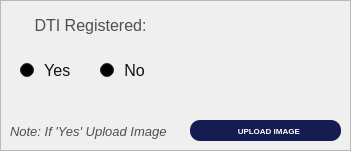
   <widget class="QFrame" name="basePopUpBodyFrame_Desc">
    <property name="geometry">
     <rect>
      <x>10</x>
      <y>170</y>
      <width>351</width>
      <height>151</height>
     </rect>
    </property>
    <property name="styleSheet">
     <string notr="true">#basePopUpBodyFrame_Desc {
	background-color: rgb(248, 248, 248);
	border: 1px solid rgb(194, 194, 194);
	border-radius: 10px;
}</string>
    </property>
    <property name="frameShape">
     <enum>QFrame::Shape::StyledPanel</enum>
    </property>
    <property name="frameShadow">
     <enum>QFrame::Shadow::Raised</enum>
    </property>
    <widget class="QLabel" name="register_labelBusinessDTI">
     <property name="geometry">
      <rect>
       <x>10</x>
       <y>10</y>
       <width>161</width>
       <height>31</height>
      </rect>
     </property>
     <property name="font">
      <font>
       <family>Arial</family>
       <pointsize>12</pointsize>
      </font>
     </property>
     <property name="styleSheet">
      <string notr="true">#register_labelBusinessDTI{
	background-color:transparent;
	color:#4f4f4f;
}</string>
     </property>
     <property name="text">
      <string>DTI Registered:</string>
     </property>
     <property name="alignment">
      <set>Qt::AlignmentFlag::AlignCenter</set>
     </property>
    </widget>
    <widget class="QRadioButton" name="radioButton_DTI_No">
     <property name="geometry">
      <rect>
       <x>100</x>
       <y>50</y>
       <width>81</width>
       <height>41</height>
      </rect>
     </property>
     <property name="palette">
      <palette>
       <active>
        <colorrole role="WindowText">
         <brush brushstyle="SolidPattern">
          <color alpha="255">
           <red>255</red>
           <green>255</green>
           <blue>255</blue>
          </color>
         </brush>
        </colorrole>
        <colorrole role="Button">
         <brush brushstyle="SolidPattern">
          <color alpha="255">
           <red>62</red>
           <green>67</green>
           <blue>83</blue>
          </color>
         </brush>
        </colorrole>
        <colorrole role="Light">
         <brush brushstyle="SolidPattern">
          <color alpha="255">
           <red>93</red>
           <green>101</green>
           <blue>124</blue>
          </color>
         </brush>
        </colorrole>
        <colorrole role="Midlight">
         <brush brushstyle="SolidPattern">
          <color alpha="255">
           <red>77</red>
           <green>84</green>
           <blue>103</blue>
          </color>
         </brush>
        </colorrole>
        <colorrole role="Dark">
         <brush brushstyle="SolidPattern">
          <color alpha="255">
           <red>31</red>
           <green>33</green>
           <blue>41</blue>
          </color>
         </brush>
        </colorrole>
        <colorrole role="Mid">
         <brush brushstyle="SolidPattern">
          <color alpha="255">
           <red>41</red>
           <green>45</green>
           <blue>55</blue>
          </color>
         </brush>
        </colorrole>
        <colorrole role="Text">
         <brush brushstyle="SolidPattern">
          <color alpha="255">
           <red>255</red>
           <green>255</green>
           <blue>255</blue>
          </color>
         </brush>
        </colorrole>
        <colorrole role="BrightText">
         <brush brushstyle="SolidPattern">
          <color alpha="255">
           <red>255</red>
           <green>255</green>
           <blue>255</blue>
          </color>
         </brush>
        </colorrole>
        <colorrole role="ButtonText">
         <brush brushstyle="SolidPattern">
          <color alpha="255">
           <red>255</red>
           <green>255</green>
           <blue>255</blue>
          </color>
         </brush>
        </colorrole>
        <colorrole role="Base">
         <brush brushstyle="SolidPattern">
          <color alpha="255">
           <red>0</red>
           <green>0</green>
           <blue>0</blue>
          </color>
         </brush>
        </colorrole>
        <colorrole role="Window">
         <brush brushstyle="SolidPattern">
          <color alpha="255">
           <red>62</red>
           <green>67</green>
           <blue>83</blue>
          </color>
         </brush>
        </colorrole>
        <colorrole role="Shadow">
         <brush brushstyle="SolidPattern">
          <color alpha="255">
           <red>0</red>
           <green>0</green>
           <blue>0</blue>
          </color>
         </brush>
        </colorrole>
        <colorrole role="AlternateBase">
         <brush brushstyle="SolidPattern">
          <color alpha="255">
           <red>31</red>
           <green>33</green>
           <blue>41</blue>
          </color>
         </brush>
        </colorrole>
        <colorrole role="ToolTipBase">
         <brush brushstyle="SolidPattern">
          <color alpha="255">
           <red>255</red>
           <green>255</green>
           <blue>220</blue>
          </color>
         </brush>
        </colorrole>
        <colorrole role="ToolTipText">
         <brush brushstyle="SolidPattern">
          <color alpha="255">
           <red>0</red>
           <green>0</green>
           <blue>0</blue>
          </color>
         </brush>
        </colorrole>
        <colorrole role="PlaceholderText">
         <brush brushstyle="SolidPattern">
          <color alpha="127">
           <red>255</red>
           <green>255</green>
           <blue>255</blue>
          </color>
         </brush>
        </colorrole>
        <colorrole role="Accent">
         <brush brushstyle="SolidPattern">
          <color alpha="255">
           <red>85</red>
           <green>170</green>
           <blue>255</blue>
          </color>
         </brush>
        </colorrole>
       </active>
       <inactive>
        <colorrole role="WindowText">
         <brush brushstyle="SolidPattern">
          <color alpha="255">
           <red>255</red>
           <green>255</green>
           <blue>255</blue>
          </color>
         </brush>
        </colorrole>
        <colorrole role="Button">
         <brush brushstyle="SolidPattern">
          <color alpha="255">
           <red>62</red>
           <green>67</green>
           <blue>83</blue>
          </color>
         </brush>
        </colorrole>
        <colorrole role="Light">
         <brush brushstyle="SolidPattern">
          <color alpha="255">
           <red>93</red>
           <green>101</green>
           <blue>124</blue>
          </color>
         </brush>
        </colorrole>
        <colorrole role="Midlight">
         <brush brushstyle="SolidPattern">
          <color alpha="255">
           <red>77</red>
           <green>84</green>
           <blue>103</blue>
          </color>
         </brush>
        </colorrole>
        <colorrole role="Dark">
         <brush brushstyle="SolidPattern">
          <color alpha="255">
           <red>31</red>
           <green>33</green>
           <blue>41</blue>
          </color>
         </brush>
        </colorrole>
        <colorrole role="Mid">
         <brush brushstyle="SolidPattern">
          <color alpha="255">
           <red>41</red>
           <green>45</green>
           <blue>55</blue>
          </color>
         </brush>
        </colorrole>
        <colorrole role="Text">
         <brush brushstyle="SolidPattern">
          <color alpha="255">
           <red>255</red>
           <green>255</green>
           <blue>255</blue>
          </color>
         </brush>
        </colorrole>
        <colorrole role="BrightText">
         <brush brushstyle="SolidPattern">
          <color alpha="255">
           <red>255</red>
           <green>255</green>
           <blue>255</blue>
          </color>
         </brush>
        </colorrole>
        <colorrole role="ButtonText">
         <brush brushstyle="SolidPattern">
          <color alpha="255">
           <red>255</red>
           <green>255</green>
           <blue>255</blue>
          </color>
         </brush>
        </colorrole>
        <colorrole role="Base">
         <brush brushstyle="SolidPattern">
          <color alpha="255">
           <red>0</red>
           <green>0</green>
           <blue>0</blue>
          </color>
         </brush>
        </colorrole>
        <colorrole role="Window">
         <brush brushstyle="SolidPattern">
          <color alpha="255">
           <red>62</red>
           <green>67</green>
           <blue>83</blue>
          </color>
         </brush>
        </colorrole>
        <colorrole role="Shadow">
         <brush brushstyle="SolidPattern">
          <color alpha="255">
           <red>0</red>
           <green>0</green>
           <blue>0</blue>
          </color>
         </brush>
        </colorrole>
        <colorrole role="AlternateBase">
         <brush brushstyle="SolidPattern">
          <color alpha="255">
           <red>31</red>
           <green>33</green>
           <blue>41</blue>
          </color>
         </brush>
        </colorrole>
        <colorrole role="ToolTipBase">
         <brush brushstyle="SolidPattern">
          <color alpha="255">
           <red>255</red>
           <green>255</green>
           <blue>220</blue>
          </color>
         </brush>
        </colorrole>
        <colorrole role="ToolTipText">
         <brush brushstyle="SolidPattern">
          <color alpha="255">
           <red>0</red>
           <green>0</green>
           <blue>0</blue>
          </color>
         </brush>
        </colorrole>
        <colorrole role="PlaceholderText">
         <brush brushstyle="SolidPattern">
          <color alpha="127">
           <red>255</red>
           <green>255</green>
           <blue>255</blue>
          </color>
         </brush>
        </colorrole>
        <colorrole role="Accent">
         <brush brushstyle="SolidPattern">
          <color alpha="255">
           <red>85</red>
           <green>170</green>
           <blue>255</blue>
          </color>
         </brush>
        </colorrole>
       </inactive>
       <disabled>
        <colorrole role="WindowText">
         <brush brushstyle="SolidPattern">
          <color alpha="255">
           <red>31</red>
           <green>33</green>
           <blue>41</blue>
          </color>
         </brush>
        </colorrole>
        <colorrole role="Button">
         <brush brushstyle="SolidPattern">
          <color alpha="107">
           <red>255</red>
           <green>255</green>
           <blue>255</blue>
          </color>
         </brush>
        </colorrole>
        <colorrole role="Light">
         <brush brushstyle="SolidPattern">
          <color alpha="255">
           <red>93</red>
           <green>101</green>
           <blue>124</blue>
          </color>
         </brush>
        </colorrole>
        <colorrole role="Midlight">
         <brush brushstyle="SolidPattern">
          <color alpha="255">
           <red>77</red>
           <green>84</green>
           <blue>103</blue>
          </color>
         </brush>
        </colorrole>
        <colorrole role="Dark">
         <brush brushstyle="SolidPattern">
          <color alpha="255">
           <red>31</red>
           <green>33</green>
           <blue>41</blue>
          </color>
         </brush>
        </colorrole>
        <colorrole role="Mid">
         <brush brushstyle="SolidPattern">
          <color alpha="255">
           <red>41</red>
           <green>45</green>
           <blue>55</blue>
          </color>
         </brush>
        </colorrole>
        <colorrole role="Text">
         <brush brushstyle="SolidPattern">
          <color alpha="255">
           <red>31</red>
           <green>33</green>
           <blue>41</blue>
          </color>
         </brush>
        </colorrole>
        <colorrole role="BrightText">
         <brush brushstyle="SolidPattern">
          <color alpha="255">
           <red>255</red>
           <green>255</green>
           <blue>255</blue>
          </color>
         </brush>
        </colorrole>
        <colorrole role="ButtonText">
         <brush brushstyle="SolidPattern">
          <color alpha="135">
           <red>255</red>
           <green>255</green>
           <blue>255</blue>
          </color>
         </brush>
        </colorrole>
        <colorrole role="Base">
         <brush brushstyle="SolidPattern">
          <color alpha="255">
           <red>62</red>
           <green>67</green>
           <blue>83</blue>
          </color>
         </brush>
        </colorrole>
        <colorrole role="Window">
         <brush brushstyle="SolidPattern">
          <color alpha="255">
           <red>62</red>
           <green>67</green>
           <blue>83</blue>
          </color>
         </brush>
        </colorrole>
        <colorrole role="Shadow">
         <brush brushstyle="SolidPattern">
          <color alpha="255">
           <red>0</red>
           <green>0</green>
           <blue>0</blue>
          </color>
         </brush>
        </colorrole>
        <colorrole role="AlternateBase">
         <brush brushstyle="SolidPattern">
          <color alpha="255">
           <red>62</red>
           <green>67</green>
           <blue>83</blue>
          </color>
         </brush>
        </colorrole>
        <colorrole role="ToolTipBase">
         <brush brushstyle="SolidPattern">
          <color alpha="255">
           <red>255</red>
           <green>255</green>
           <blue>220</blue>
          </color>
         </brush>
        </colorrole>
        <colorrole role="ToolTipText">
         <brush brushstyle="SolidPattern">
          <color alpha="255">
           <red>0</red>
           <green>0</green>
           <blue>0</blue>
          </color>
         </brush>
        </colorrole>
        <colorrole role="PlaceholderText">
         <brush brushstyle="SolidPattern">
          <color alpha="127">
           <red>31</red>
           <green>33</green>
           <blue>41</blue>
          </color>
         </brush>
        </colorrole>
        <colorrole role="Accent">
         <brush brushstyle="SolidPattern">
          <color alpha="255">
           <red>85</red>
           <green>170</green>
           <blue>255</blue>
          </color>
         </brush>
        </colorrole>
       </disabled>
      </palette>
     </property>
     <property name="font">
      <font>
       <family>Arial</family>
       <pointsize>12</pointsize>
      </font>
     </property>
     <property name="styleSheet">
      <string notr="true">#radioButton_DTI_No{
	color: rgb(18, 18, 18);
}</string>
     </property>
     <property name="text">
      <string> No</string>
     </property>
    </widget>
    <widget class="QRadioButton" name="radioButton_DTI_Yes">
     <property name="geometry">
      <rect>
       <x>20</x>
       <y>50</y>
       <width>71</width>
       <height>41</height>
      </rect>
     </property>
     <property name="palette">
      <palette>
       <active>
        <colorrole role="WindowText">
         <brush brushstyle="SolidPattern">
          <color alpha="255">
           <red>255</red>
           <green>255</green>
           <blue>255</blue>
          </color>
         </brush>
        </colorrole>
        <colorrole role="Button">
         <brush brushstyle="SolidPattern">
          <color alpha="255">
           <red>62</red>
           <green>67</green>
           <blue>83</blue>
          </color>
         </brush>
        </colorrole>
        <colorrole role="Light">
         <brush brushstyle="SolidPattern">
          <color alpha="255">
           <red>93</red>
           <green>101</green>
           <blue>124</blue>
          </color>
         </brush>
        </colorrole>
        <colorrole role="Midlight">
         <brush brushstyle="SolidPattern">
          <color alpha="255">
           <red>77</red>
           <green>84</green>
           <blue>103</blue>
          </color>
         </brush>
        </colorrole>
        <colorrole role="Dark">
         <brush brushstyle="SolidPattern">
          <color alpha="255">
           <red>31</red>
           <green>33</green>
           <blue>41</blue>
          </color>
         </brush>
        </colorrole>
        <colorrole role="Mid">
         <brush brushstyle="SolidPattern">
          <color alpha="255">
           <red>41</red>
           <green>45</green>
           <blue>55</blue>
          </color>
         </brush>
        </colorrole>
        <colorrole role="Text">
         <brush brushstyle="SolidPattern">
          <color alpha="255">
           <red>255</red>
           <green>255</green>
           <blue>255</blue>
          </color>
         </brush>
        </colorrole>
        <colorrole role="BrightText">
         <brush brushstyle="SolidPattern">
          <color alpha="255">
           <red>255</red>
           <green>255</green>
           <blue>255</blue>
          </color>
         </brush>
        </colorrole>
        <colorrole role="ButtonText">
         <brush brushstyle="SolidPattern">
          <color alpha="255">
           <red>255</red>
           <green>255</green>
           <blue>255</blue>
          </color>
         </brush>
        </colorrole>
        <colorrole role="Base">
         <brush brushstyle="SolidPattern">
          <color alpha="255">
           <red>0</red>
           <green>0</green>
           <blue>0</blue>
          </color>
         </brush>
        </colorrole>
        <colorrole role="Window">
         <brush brushstyle="SolidPattern">
          <color alpha="255">
           <red>62</red>
           <green>67</green>
           <blue>83</blue>
          </color>
         </brush>
        </colorrole>
        <colorrole role="Shadow">
         <brush brushstyle="SolidPattern">
          <color alpha="255">
           <red>0</red>
           <green>0</green>
           <blue>0</blue>
          </color>
         </brush>
        </colorrole>
        <colorrole role="AlternateBase">
         <brush brushstyle="SolidPattern">
          <color alpha="255">
           <red>31</red>
           <green>33</green>
           <blue>41</blue>
          </color>
         </brush>
        </colorrole>
        <colorrole role="ToolTipBase">
         <brush brushstyle="SolidPattern">
          <color alpha="255">
           <red>255</red>
           <green>255</green>
           <blue>220</blue>
          </color>
         </brush>
        </colorrole>
        <colorrole role="ToolTipText">
         <brush brushstyle="SolidPattern">
          <color alpha="255">
           <red>0</red>
           <green>0</green>
           <blue>0</blue>
          </color>
         </brush>
        </colorrole>
        <colorrole role="PlaceholderText">
         <brush brushstyle="SolidPattern">
          <color alpha="127">
           <red>255</red>
           <green>255</green>
           <blue>255</blue>
          </color>
         </brush>
        </colorrole>
        <colorrole role="Accent">
         <brush brushstyle="SolidPattern">
          <color alpha="255">
           <red>85</red>
           <green>170</green>
           <blue>255</blue>
          </color>
         </brush>
        </colorrole>
       </active>
       <inactive>
        <colorrole role="WindowText">
         <brush brushstyle="SolidPattern">
          <color alpha="255">
           <red>255</red>
           <green>255</green>
           <blue>255</blue>
          </color>
         </brush>
        </colorrole>
        <colorrole role="Button">
         <brush brushstyle="SolidPattern">
          <color alpha="255">
           <red>62</red>
           <green>67</green>
           <blue>83</blue>
          </color>
         </brush>
        </colorrole>
        <colorrole role="Light">
         <brush brushstyle="SolidPattern">
          <color alpha="255">
           <red>93</red>
           <green>101</green>
           <blue>124</blue>
          </color>
         </brush>
        </colorrole>
        <colorrole role="Midlight">
         <brush brushstyle="SolidPattern">
          <color alpha="255">
           <red>77</red>
           <green>84</green>
           <blue>103</blue>
          </color>
         </brush>
        </colorrole>
        <colorrole role="Dark">
         <brush brushstyle="SolidPattern">
          <color alpha="255">
           <red>31</red>
           <green>33</green>
           <blue>41</blue>
          </color>
         </brush>
        </colorrole>
        <colorrole role="Mid">
         <brush brushstyle="SolidPattern">
          <color alpha="255">
           <red>41</red>
           <green>45</green>
           <blue>55</blue>
          </color>
         </brush>
        </colorrole>
        <colorrole role="Text">
         <brush brushstyle="SolidPattern">
          <color alpha="255">
           <red>255</red>
           <green>255</green>
           <blue>255</blue>
          </color>
         </brush>
        </colorrole>
        <colorrole role="BrightText">
         <brush brushstyle="SolidPattern">
          <color alpha="255">
           <red>255</red>
           <green>255</green>
           <blue>255</blue>
          </color>
         </brush>
        </colorrole>
        <colorrole role="ButtonText">
         <brush brushstyle="SolidPattern">
          <color alpha="255">
           <red>255</red>
           <green>255</green>
           <blue>255</blue>
          </color>
         </brush>
        </colorrole>
        <colorrole role="Base">
         <brush brushstyle="SolidPattern">
          <color alpha="255">
           <red>0</red>
           <green>0</green>
           <blue>0</blue>
          </color>
         </brush>
        </colorrole>
        <colorrole role="Window">
         <brush brushstyle="SolidPattern">
          <color alpha="255">
           <red>62</red>
           <green>67</green>
           <blue>83</blue>
          </color>
         </brush>
        </colorrole>
        <colorrole role="Shadow">
         <brush brushstyle="SolidPattern">
          <color alpha="255">
           <red>0</red>
           <green>0</green>
           <blue>0</blue>
          </color>
         </brush>
        </colorrole>
        <colorrole role="AlternateBase">
         <brush brushstyle="SolidPattern">
          <color alpha="255">
           <red>31</red>
           <green>33</green>
           <blue>41</blue>
          </color>
         </brush>
        </colorrole>
        <colorrole role="ToolTipBase">
         <brush brushstyle="SolidPattern">
          <color alpha="255">
           <red>255</red>
           <green>255</green>
           <blue>220</blue>
          </color>
         </brush>
        </colorrole>
        <colorrole role="ToolTipText">
         <brush brushstyle="SolidPattern">
          <color alpha="255">
           <red>0</red>
           <green>0</green>
           <blue>0</blue>
          </color>
         </brush>
        </colorrole>
        <colorrole role="PlaceholderText">
         <brush brushstyle="SolidPattern">
          <color alpha="127">
           <red>255</red>
           <green>255</green>
           <blue>255</blue>
          </color>
         </brush>
        </colorrole>
        <colorrole role="Accent">
         <brush brushstyle="SolidPattern">
          <color alpha="255">
           <red>85</red>
           <green>170</green>
           <blue>255</blue>
          </color>
         </brush>
        </colorrole>
       </inactive>
       <disabled>
        <colorrole role="WindowText">
         <brush brushstyle="SolidPattern">
          <color alpha="255">
           <red>31</red>
           <green>33</green>
           <blue>41</blue>
          </color>
         </brush>
        </colorrole>
        <colorrole role="Button">
         <brush brushstyle="SolidPattern">
          <color alpha="107">
           <red>255</red>
           <green>255</green>
           <blue>255</blue>
          </color>
         </brush>
        </colorrole>
        <colorrole role="Light">
         <brush brushstyle="SolidPattern">
          <color alpha="255">
           <red>93</red>
           <green>101</green>
           <blue>124</blue>
          </color>
         </brush>
        </colorrole>
        <colorrole role="Midlight">
         <brush brushstyle="SolidPattern">
          <color alpha="255">
           <red>77</red>
           <green>84</green>
           <blue>103</blue>
          </color>
         </brush>
        </colorrole>
        <colorrole role="Dark">
         <brush brushstyle="SolidPattern">
          <color alpha="255">
           <red>31</red>
           <green>33</green>
           <blue>41</blue>
          </color>
         </brush>
        </colorrole>
        <colorrole role="Mid">
         <brush brushstyle="SolidPattern">
          <color alpha="255">
           <red>41</red>
           <green>45</green>
           <blue>55</blue>
          </color>
         </brush>
        </colorrole>
        <colorrole role="Text">
         <brush brushstyle="SolidPattern">
          <color alpha="255">
           <red>31</red>
           <green>33</green>
           <blue>41</blue>
          </color>
         </brush>
        </colorrole>
        <colorrole role="BrightText">
         <brush brushstyle="SolidPattern">
          <color alpha="255">
           <red>255</red>
           <green>255</green>
           <blue>255</blue>
          </color>
         </brush>
        </colorrole>
        <colorrole role="ButtonText">
         <brush brushstyle="SolidPattern">
          <color alpha="135">
           <red>255</red>
           <green>255</green>
           <blue>255</blue>
          </color>
         </brush>
        </colorrole>
        <colorrole role="Base">
         <brush brushstyle="SolidPattern">
          <color alpha="255">
           <red>62</red>
           <green>67</green>
           <blue>83</blue>
          </color>
         </brush>
        </colorrole>
        <colorrole role="Window">
         <brush brushstyle="SolidPattern">
          <color alpha="255">
           <red>62</red>
           <green>67</green>
           <blue>83</blue>
          </color>
         </brush>
        </colorrole>
        <colorrole role="Shadow">
         <brush brushstyle="SolidPattern">
          <color alpha="255">
           <red>0</red>
           <green>0</green>
           <blue>0</blue>
          </color>
         </brush>
        </colorrole>
        <colorrole role="AlternateBase">
         <brush brushstyle="SolidPattern">
          <color alpha="255">
           <red>62</red>
           <green>67</green>
           <blue>83</blue>
          </color>
         </brush>
        </colorrole>
        <colorrole role="ToolTipBase">
         <brush brushstyle="SolidPattern">
          <color alpha="255">
           <red>255</red>
           <green>255</green>
           <blue>220</blue>
          </color>
         </brush>
        </colorrole>
        <colorrole role="ToolTipText">
         <brush brushstyle="SolidPattern">
          <color alpha="255">
           <red>0</red>
           <green>0</green>
           <blue>0</blue>
          </color>
         </brush>
        </colorrole>
        <colorrole role="PlaceholderText">
         <brush brushstyle="SolidPattern">
          <color alpha="127">
           <red>31</red>
           <green>33</green>
           <blue>41</blue>
          </color>
         </brush>
        </colorrole>
        <colorrole role="Accent">
         <brush brushstyle="SolidPattern">
          <color alpha="255">
           <red>85</red>
           <green>170</green>
           <blue>255</blue>
          </color>
         </brush>
        </colorrole>
       </disabled>
      </palette>
     </property>
     <property name="font">
      <font>
       <family>Arial</family>
       <pointsize>12</pointsize>
      </font>
     </property>
     <property name="styleSheet">
      <string notr="true">#radioButton_DTI_Yes{
	color: rgb(18, 18, 18);
}</string>
     </property>
     <property name="text">
      <string> Yes</string>
     </property>
    </widget>
    <widget class="QPushButton" name="inst_DTIuploadButton">
     <property name="geometry">
      <rect>
       <x>190</x>
       <y>120</y>
       <width>151</width>
       <height>21</height>
      </rect>
     </property>
     <property name="font">
      <font>
       <family>Arial</family>
       <pointsize>6</pointsize>
       <bold>true</bold>
      </font>
     </property>
     <property name="cursor">
      <cursorShape>PointingHandCursor</cursorShape>
     </property>
     <property name="styleSheet">
      <string notr="true">#inst_DTIuploadButton {
    background-color: #141c52;
    color: white;
    border-radius: 10px;
    padding: 5px; /* Optional: Adjusts spacing inside the button */
}
#inst_DTIuploadButton:hover {
    background-color: #1a237e; /* Slightly lighter blue when hovered */
}
#inst_DTIuploadButton:pressed {
    background-color: #0f1442; /* Darker blue when clicked */
}</string>
     </property>
     <property name="text">
      <string>   UPLOAD IMAGE</string>
     </property>
     <property name="icon">
      <iconset>
       <normaloff>../../../Assets/Icons/icon_upload_image.svg</normaloff>../../../Assets/Icons/icon_upload_image.svg</iconset>
     </property>
     <property name="iconSize">
      <size>
       <width>13</width>
       <height>13</height>
      </size>
     </property>
    </widget>
    <widget class="QLabel" name="labelNote_2">
     <property name="geometry">
      <rect>
       <x>10</x>
       <y>121</y>
       <width>191</width>
       <height>20</height>
      </rect>
     </property>
     <property name="font">
      <font>
       <family>Arial</family>
       <pointsize>10</pointsize>
       <italic>true</italic>
       <bold>false</bold>
      </font>
     </property>
     <property name="styleSheet">
      <string notr="true">#labelNote_2 {
	background-color: transparent;
	color: #4f4f4f;
}
</string>
     </property>
     <property name="text">
      <string>Note: If 'Yes' Upload Image</string>
     </property>
     <property name="alignment">
      <set>Qt::AlignmentFlag::AlignLeading|Qt::AlignmentFlag::AlignLeft|Qt::AlignmentFlag::AlignVCenter</set>
     </property>
    </widget>
   </widget>
